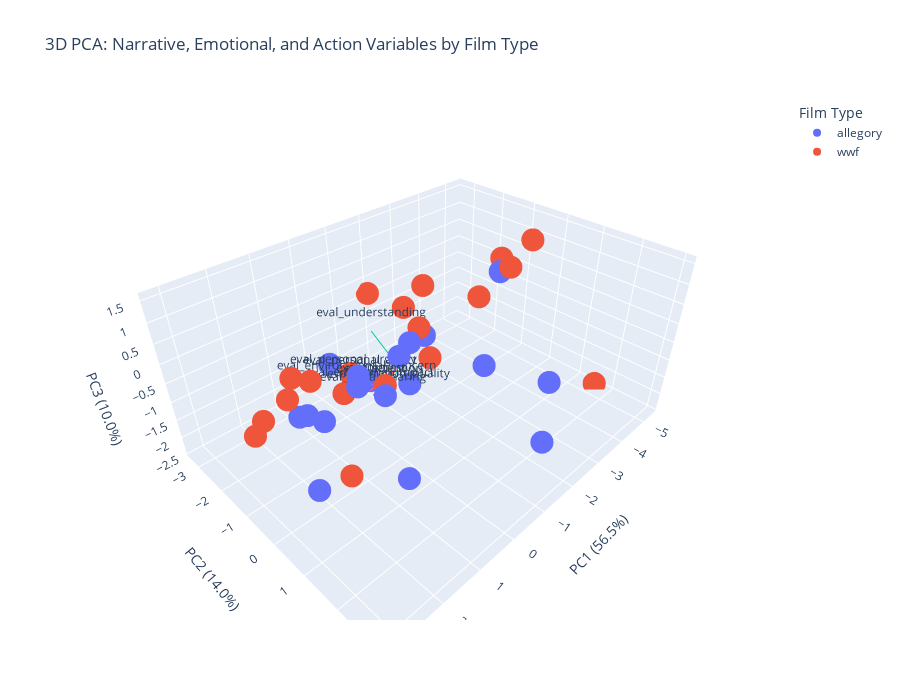

Write notebook code for a chart like this one.
### Code cell
#PCA visually
df = df_combined.dropna(subset=items + ['film_type']).copy() #This seems unnecesary but the code would not run without this
X = df[items].astype(float)
X_std = StandardScaler().fit_transform(X)

pca = PCA(n_components=3)
components = pca.fit_transform(X_std)
loadings = pca.components_.T * np.sqrt(pca.explained_variance_)

fig = px.scatter_3d(
    x=components[:, 0],
    y=components[:, 1],
    z=components[:, 2],
    color=df['film_type'],
    labels={'x': 'PC1', 'y': 'PC2', 'z': 'PC3'},
    title='3D PCA: Narrative, Emotional, and Action Variables by Film Type'
)

for i, feature in enumerate(items):
    fig.add_trace(go.Scatter3d(
        x=[0, loadings[i, 0]],
        y=[0, loadings[i, 1]],
        z=[0, loadings[i, 2]],
        mode='lines+text',
        text=[None, feature],
        textposition='top center',
        marker=dict(size=3),
        line=dict(width=2),
        name=feature,
        showlegend=False
    ))

fig.update_layout(
    scene=dict(
        xaxis_title=f'PC1 ({pca.explained_variance_ratio_[0]*100:.1f}%)',
        yaxis_title=f'PC2 ({pca.explained_variance_ratio_[1]*100:.1f}%)',
        zaxis_title=f'PC3 ({pca.explained_variance_ratio_[2]*100:.1f}%)',
    ),
    width=900,
    height=700,
    legend_title_text='Film Type'
)

fig.show()

### Figure 1 — Plotly figure (JSON) as saved in the notebook; plotly's stock layout.template omitted (floating-point values rounded to 4 significant figures)
{"data": [{"hovertemplate": "color=allegory<br>PC1=%{x}<br>PC2=%{y}<br>PC3=%{z}<extra></extra>", "legendgroup": "allegory", "marker": {"color": "#636efa", "symbol": "circle"}, "mode": "markers", "name": "allegory", "scene": "scene", "showlegend": true, "type": "scatter3d", "x": [1.515, -0.8553, -0.2469, -2.644, -1.926, 0.2481, 1.206, 1.036, 2.323, -3.149, -1.347, 2.296, 0.7973, 0.9183, 2.113, 3.143, 2.333, 1.167, 0.6764], "y": [1.344, 3.037, 0.4905, 0.06407, 2.352, 0.2903, 0.2074, 1.361, -0.1718, -0.04323, -1.161, 0.5922, 1.202, -1.11, -0.2156, -0.3897, 0.1214, 0.1173, -0.1181], "z": [0.8688, -0.6364, 0.8832, -1.27, -0.1589, 0.5365, 0.5229, -1.454, -0.03483, 1.006, -1.78, 0.3087, 1.542, -0.024, -2.166, -0.1188, 0.1846, 0.1963, -0.04409]}, {"hovertemplate": "color=wwf<br>PC1=%{x}<br>PC2=%{y}<br>PC3=%{z}<extra></extra>", "legendgroup": "wwf", "marker": {"color": "#EF553B", "symbol": "circle"}, "mode": "markers", "name": "wwf", "scene": "scene", "showlegend": true, "type": "scatter3d", "x": [1.686, -5.319, -3.713, 1.314, -1.959, -1.938, 2.903, 2.377, -0.1833, -1.046, 1.247, 1.698, 3.143, 0.7879, -2.348, -3.139, 1.783, -1.895, -5.0], "y": [-1.404, 1.598, -0.4662, -0.143, -1.081, -3.325, -0.4596, -0.4214, 0.411, -0.9787, 1.034, -0.6725, -0.3897, -0.5987, -1.712, 0.2499, 0.5111, 0.43, -0.5513], "z": [-0.131, -2.426, 0.9968, -0.02881, -1.27, -0.3677, 0.0404, 0.2635, 1.052, 0.5667, 0.7712, 0.1898, -0.1188, -0.06045, 0.3229, 1.225, -1.456, 1.053, 1.016]}, {"line": {"width": 2}, "marker": {"size": 3}, "mode": "lines+text", "name": "eval_understanding", "showlegend": false, "text": [null, "eval_understanding"], "textposition": "top center", "type": "scatter3d", "x": [0, 0.3438], "y": [0, -0.3865], "z": [0, 0.8499]}, {"line": {"width": 2}, "marker": {"size": 3}, "mode": "lines+text", "name": "eval_interest", "showlegend": false, "text": [null, "eval_interest"], "textposition": "top center", "type": "scatter3d", "x": [0, 0.8663], "y": [0, 0.1689], "z": [0, 0.0926]}, {"line": {"width": 2}, "marker": {"size": 3}, "mode": "lines+text", "name": "eval_attention", "showlegend": false, "text": [null, "eval_attention"], "textposition": "top center", "type": "scatter3d", "x": [0, 0.7871], "y": [0, 0.4254], "z": [0, 0.1717]}, {"line": {"width": 2}, "marker": {"size": 3}, "mode": "lines+text", "name": "eval_narration_quality", "showlegend": false, "text": [null, "eval_narration_quality"], "textposition": "top center", "type": "scatter3d", "x": [0, 0.7598], "y": [0, 0.5487], "z": [0, 0.07727]}, {"line": {"width": 2}, "marker": {"size": 3}, "mode": "lines+text", "name": "eval_emotional_impact", "showlegend": false, "text": [null, "eval_emotional_impact"], "textposition": "top center", "type": "scatter3d", "x": [0, 0.8921], "y": [0, 0.1489], "z": [0, -0.03891]}, {"line": {"width": 2}, "marker": {"size": 3}, "mode": "lines+text", "name": "eval_personal_affect", "showlegend": false, "text": [null, "eval_personal_affect"], "textposition": "top center", "type": "scatter3d", "x": [0, 0.7557], "y": [0, -0.318], "z": [0, -0.06216]}, {"line": {"width": 2}, "marker": {"size": 3}, "mode": "lines+text", "name": "eval_personal_urgency", "showlegend": false, "text": [null, "eval_personal_urgency"], "textposition": "top center", "type": "scatter3d", "x": [0, 0.8018], "y": [0, -0.4773], "z": [0, -0.1058]}, {"line": {"width": 2}, "marker": {"size": 3}, "mode": "lines+text", "name": "eval_environmental_concern", "showlegend": false, "text": [null, "eval_environmental_concern"], "textposition": "top center", "type": "scatter3d", "x": [0, 0.7143], "y": [0, -0.5148], "z": [0, -0.3086]}, {"line": {"width": 2}, "marker": {"size": 3}, "mode": "lines+text", "name": "eval_social_sharing", "showlegend": false, "text": [null, "eval_social_sharing"], "textposition": "top center", "type": "scatter3d", "x": [0, 0.8007], "y": [0, 0.1158], "z": [0, -0.224]}], "layout": {"height": 700, "legend": {"title": {"text": "Film Type"}, "tracegroupgap": 0}, "scene": {"domain": {"x": [0, 1], "y": [0, 1]}, "xaxis": {"title": {"text": "PC1 (56.5%)"}}, "yaxis": {"title": {"text": "PC2 (14.0%)"}}, "zaxis": {"title": {"text": "PC3 (10.0%)"}}}, "title": {"text": "3D PCA: Narrative, Emotional, and Action Variables by Film Type"}, "width": 900}}
